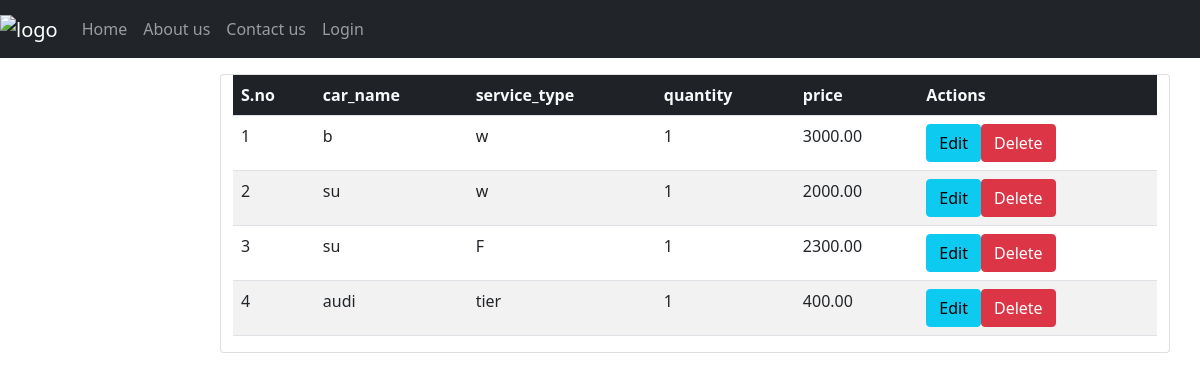
Page /showdata/ on the committed database.
### service/models.py (models this page shows)
class UserService(models.Model):
	car_name=models.CharField(max_length=100)
	service_type=models.CharField(max_length=100)
	price=models.DecimalField(max_digits=6,decimal_places=2)
	quantity=models.IntegerField()
	uid=models.ForeignKey(User,on_delete=models.CASCADE)

### service/views.py (the view)
# urls.py: path('showdata/',views.showinfo,name="show"),
def showinfo(req):
	data=UserService.objects.all()
	return render(req,'services/showdata.html',{'info':data})

### service/templates/services/showdata.html (shortened to what this page needs)
{% extends 'services/base.html' %}
{% block content %}
<div class="container">
	<div class="row mt-3">
		<div class="col-md-2"></div>
		<div class="col-md-10 card">
			<table class="table table-striped table-hover">
				<tr class="bg-dark text-light">
					<th>S.no</th>
					<th>car_name</th>
					<th>service_type</th>
					<th>quantity</th>
					<th>price</th>
					<th>Actions</th>
				</tr>
				{% for i in info %}
					<tr>
						<td>{{forloop.counter}}</td>
						<td>{{i.car_name}}</td>
						<td>{{i.service_type}}</td>
						<td>{{i.quantity}}</td>
						<td>{{i.price}}</td>
						<td><a href="{% url 'ue' i.id %}" class="btn btn-info">Edit</a><a href="{% url 'infodelete' i.id %}" class="btn btn-danger">Delete</a></td>
					</tr>
				{% endfor %}
			</div>
	</div>
</div>
{% endblock %}

### service/templates/services/base.html (shortened to what this page needs)
{% load static %}
<!DOCTYPE html>
<html lang="en">
<head>
  <link rel="stylesheet" href="{% static 'css/bootstrap.min.css' %}">
</head>
<body>
	{% include 'services/navbar.html' %}
	{% block content %}
	{% endblock %}
</body>
</html>

### service/templates/services/navbar.html (shortened to what this page needs)
{% load static %}
<nav class="navbar navbar-expand-sm bg-dark navbar-dark">
  <a class="navbar-brand" href="#">
    <img src="bird.jpg" alt="logo" style="width:40px;">
  </a>
  <div class="collapse navbar-collapse" id="collapsibleNavbar">
    <ul class="navbar-nav">
      {% if not user.is_authenticated %}
      <li class="nav-item">
        <a class="nav-link" href="{% url 'home' %}">Home</a>
      </li>
      <li class="nav-item">
        <a class="nav-link" href="{% url 'ab' %}">About us</a>
      </li>
      <li class="nav-item">
        <a class="nav-link" href="{% url 'cn' %}">Contact us</a>
      </li>
      {% endif %}
    </ul>
    <ul class="navbar-nav ml-auto" style="margin-right:120px">
      {% if not user.is_authenticated %}
      <li class="nav-item">
        <a class="nav-link" href="{% url 'lg' %}">Login</a>
      </li>
      {% endif %}
    </ul>
  </div>
</nav>

### rows in the picture
UserService: car_name "b", service_type "w", quantity "1", price "3000.00"
UserService: car_name "su", service_type "w", quantity "1", price "2000.00"
UserService: car_name "su", service_type "F", quantity "1", price "2300.00"
UserService: car_name "audi", service_type "tier", quantity "1", price "400.00"
